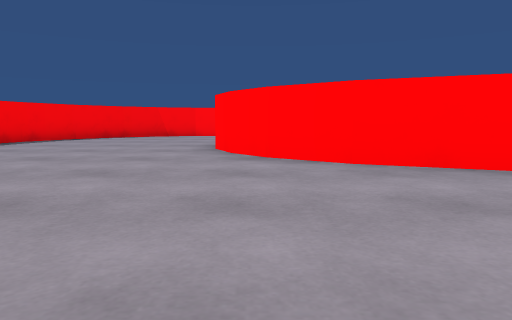
view 1 (above)

24 first-person views from a walk through a 3-D level made in the Unity game engine. The camera is 0.51 m above the floor, tilts 6° down and sees 70° across. The floor is counted in squares, 1 m on a side. Each view is taken from the middle of a square. On the plan, view 1 faces up. The plan holds only what a view shows up to about 9 squares ahead; the rest is blank. The place goes on beyond the plan. The player is left out.

view 2
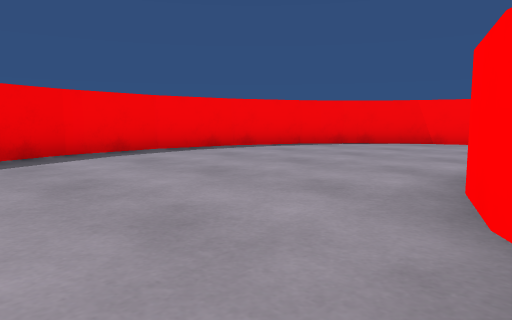

view 3
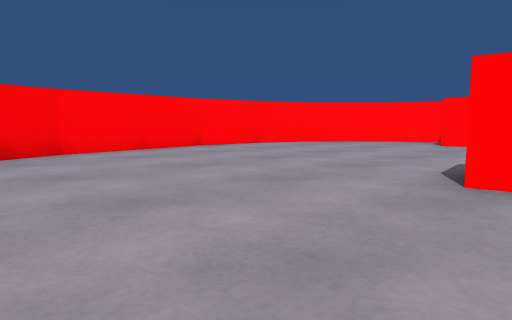

view 4
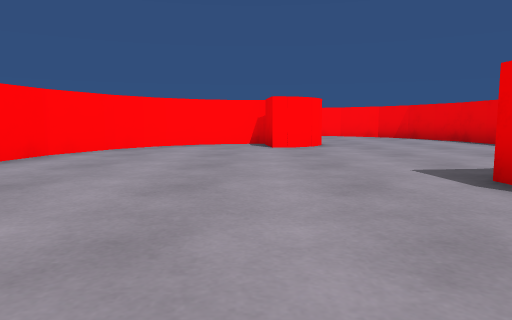

view 5
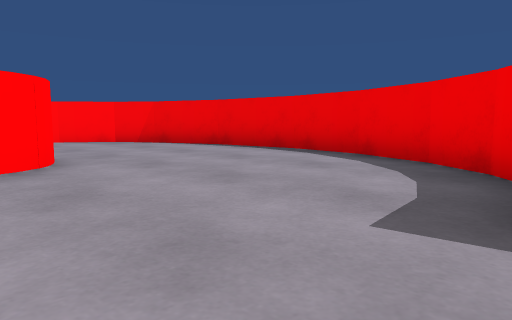

view 6
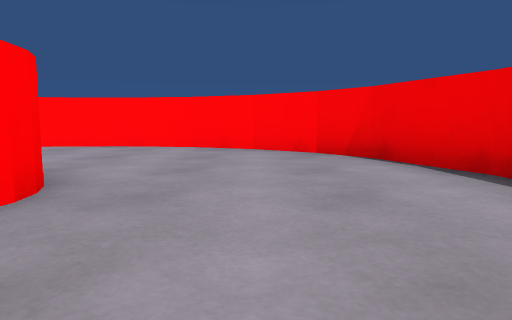

view 7
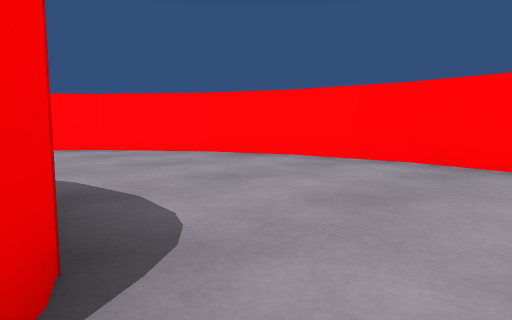

view 8
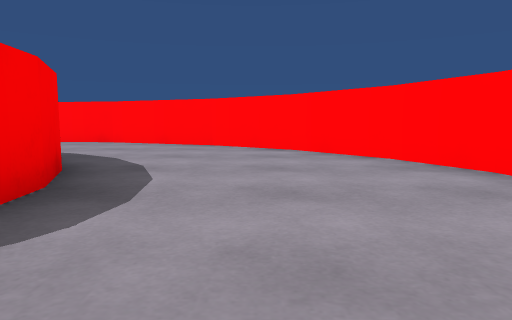

view 9
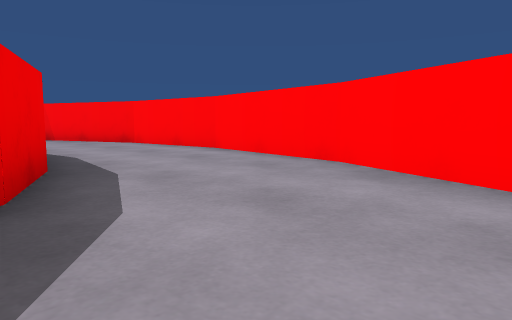

view 10
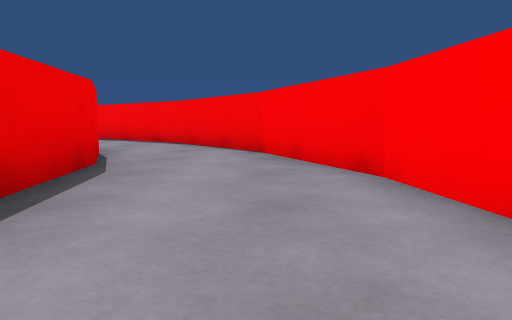

view 11
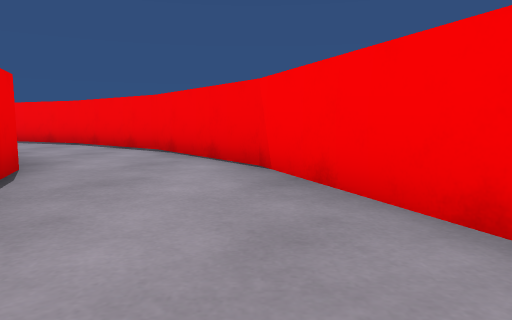

view 12
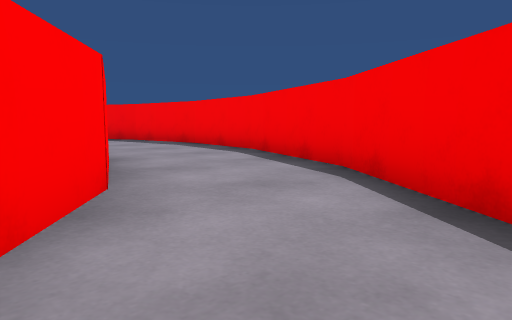

view 13
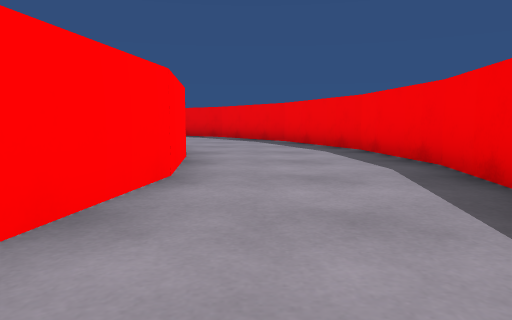

view 14
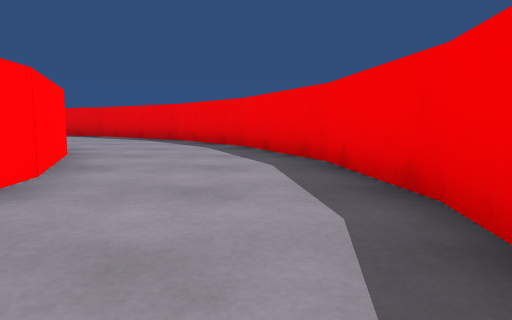

view 15
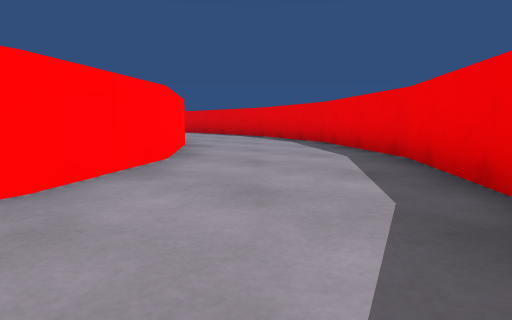

view 16
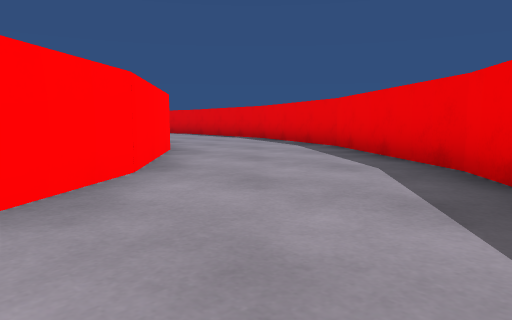

view 17
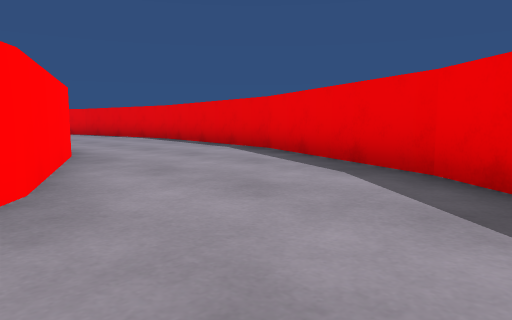

view 18
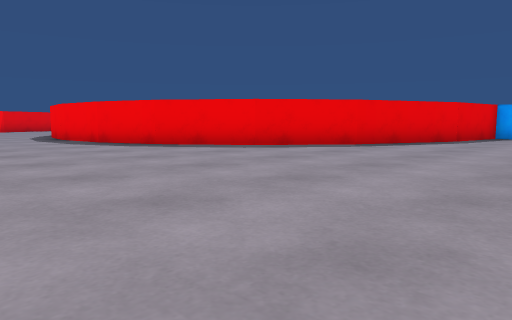

view 19
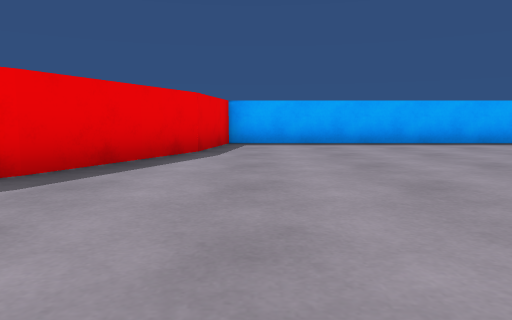

view 20
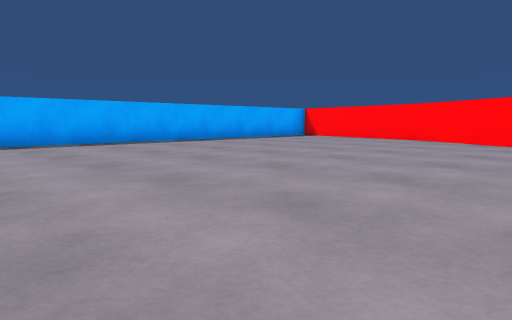

view 21
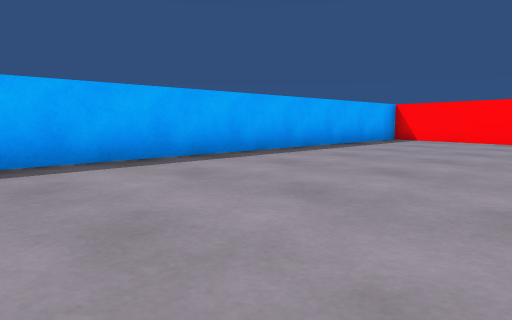

view 22
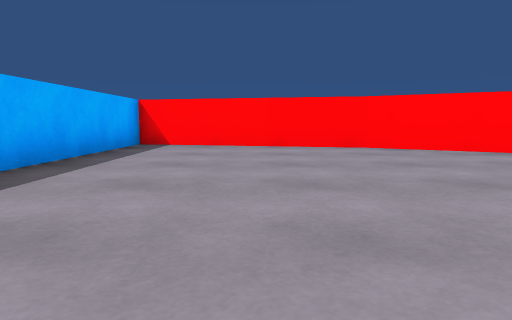

view 23
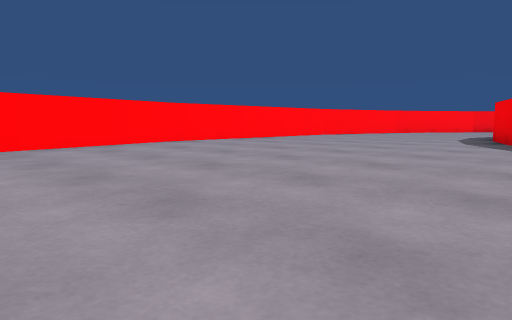

view 24
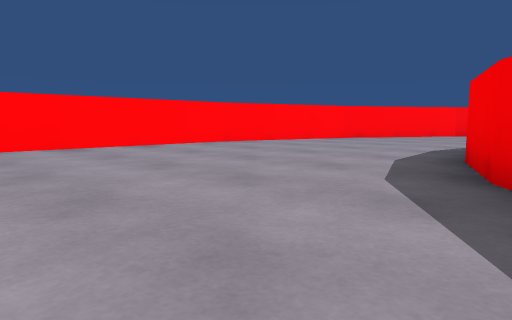

### Floor plan
Points are (right, up) in squares from view 1. A wall is a line through its corners. A room is listed if a view was taken in it or the views show most of it. See-through windows are left out.
Room 1 (views 1, 2, 3, 4, 5, 6, 7, 8, 9, 10, 11, 12, 13, 14, 15, 16, 18, 19, 20, 21, 22, 23, 24)
walls: (4.3, 9) (4.1, 9.7) (5.2, 9.8); (5.7, 8.6) (5.2, 8.5); (7.1, 15.9) (4.5, 17) (1.3, 17.5); (0.5, 13.4) (-2.3, 13.1); (4.6, 18.1) (7.6, 16.8); (1.5, 17.5) (-1.4, 17.2); (-2.4, 14.1) (-0.4, 14.3); (-1.2, 17.2) (-4.2, 16); (-4.2, 16.1) (-6.8, 14.2); (-6.7, 14.3) (-8.7, 11.7); (17.3, 11.4) (17.3, 15.8); (-8.6, 11.8) (-9.8, 9.1) (-10.2, 6.6); (17.2, 18.3) (16.4, 21.7); (-10.2, 6.8) (-9.9, 4.2); (-9.9, 4.3) (-8.7, 1.3); (9.5, 28.8) (7.2, 30.2) (2.4, 31.3) (2.4, 18.4) (4.8, 18); (-8.8, 1.4) (-6.8, -1.3)
ways out: opening at (-5.5, -0.5) to room 2
objects: red block (-7, 5) to (-6, 5); red block (-7, 6) to (-6, 7); red block (-7, 8) to (-6, 9); red block (-6, 2) to (-5, 3); red block (-6, 10); red block (-6, 11) to (-5, 12); red block (-4, 12); red block (-4, 13) to (-3, 14); other object (-1, 7) to (0, 7); other object (0, 6) to (1, 6); other object (0, 8); red block (1, 5) to (2, 5); red block (1, 13) to (2, 14); red block (2, 4); red block (3, 4) to (5, 4); red block (3, 13) to (4, 14); other object (5, 11) to (6, 11); red block (5, 12) to (5, 13); red block (6, 4) to (7, 4); red block (6, 10); other object (6, 12); red block (7, 4) to (8, 5); red block (8, 5) to (9, 6); red block (8, 15) to (9, 16); red block (9, 14) to (10, 14); red block (10, 6) to (10, 7); red block (10, 7) to (11, 8); red block (10, 12) to (11, 13); red block (11, 9) to (11, 10); red block (11, 11)
Room 2 (view 17)
walls: (0.8, -1.9) (-2.2, -0.6); (-0.2, -5.2) (2.3, -5.6); (-2.1, -0.7) (-4.6, 1.3); (-3.8, -3.6) (0, -5.3); (-6.9, -1.1) (-3.7, -3.7)
ways out: opening at (-5.5, -0.5) to room 1

Positions as (right, up) in squares from view 1, and headings:
1: (0, 0), facing up
2: (0, 4), facing up-left
3: (-4, 7), facing up-right
4: (-3, 10), facing right
5: (0, 10), facing down-right
6: (3, 7), facing right
7: (6, 8), facing up-right
8: (8, 8), facing up
9: (7, 13), facing up-left
10: (2, 16), facing left
11: (0, 16), facing left
12: (-5, 14), facing down-left
13: (-8, 11), facing down
14: (-9, 9), facing down
15: (-9, 4), facing down-right
16: (-8, 3), facing down-right
17: (-5, 0), facing down-right
18: (15, 21), facing down-left
19: (11, 19), facing left
20: (11, 20), facing up-left
21: (7, 21), facing up-left
22: (5, 23), facing up
23: (9, 23), facing down-right
24: (10, 17), facing down-right
